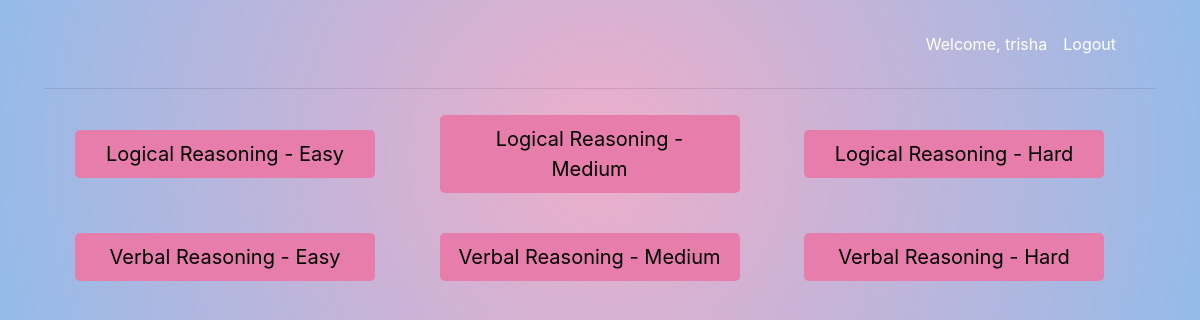
The app's page / (signed in) with its own data.
### quizes/models.py (models this page shows, shortened)
class Quiz(models.Model):
    name = models.CharField(max_length=120)
    topic = models.CharField(max_length=120)
    number_of_questions = models.IntegerField()
    time = models.IntegerField(help_text="duration of the quiz in minutes")
    required_score_to_pass = models.IntegerField(help_text="required score in %")
    difficluty = models.CharField(max_length=6, choices=DIFF_CHOICES)
    class Meta:
        verbose_name_plural = 'Quizes'

### quizes/views.py (the view)
# urls.py: path('', QuizListView.as_view(), name='main-view'),
class QuizListView(ListView):
    model = Quiz
    template_name = 'quizes/main.html'

### quizes/templates/quizes/main.html (shortened to what this page needs)
{% extends "base.html" %}
{% load static %}
{% block content %}
<header>
  <nav class="navbar navbar-expand-lg navbar-light">
    <div class="container">
      <div class="collapse navbar-collapse justify-content-end align-items-center" id="navbarText">
        <ul class="navbar-nav ms-auto">
          {% if user.is_authenticated %}
          <li class="nav-item">
            <a style="color:white;" class="nav-link" href="#">Welcome, {{user.username}}</a>
          </li>
          <li class="nav-item">
            <a style="color:white;" class="nav-link" href="/logout">Logout</a>
          </li>
          {% else %}
          <li class="nav-item">
            <a style="color:white;" class="nav-link" href="/login">Login</a>
          </li>
          {% endif %}
        </ul>
      </div>
    </div>
  </nav>
</header>
<hr>
  {% for obj in object_list %}
  <button type="button" style="color: black; background-color: #e67daa; width:300px !important; margin-top:10px;margin-bottom:30px; margin-left:30px; margin-right:30px;"
    class="btn btn-link modal-button btn-lg active" data-pk="{{obj.pk}}" data-quiz="{{obj.name}}"
    data-questions="{{obj.number_of_questions}}" data-difficulty="{{obj.difficluty}}" data-time="{{obj.time}}"
    data-pass="{{obj.required_score_to_pass}}" data-toggle="modal" data-target="#quizStartModal">
    {{obj.name}}
  </button>
{% endfor %}
{% endblock content %}

### records on screen
Quiz: name "Logical Reasoning - Easy"
Quiz: name "Logical Reasoning - Medium"
Quiz: name "Logical Reasoning - Hard"
Quiz: name "Verbal Reasoning - Easy"
Quiz: name "Verbal Reasoning - Medium"
Quiz: name "Verbal Reasoning - Hard"

### other values on screen
{{ user.username }} "trisha"
